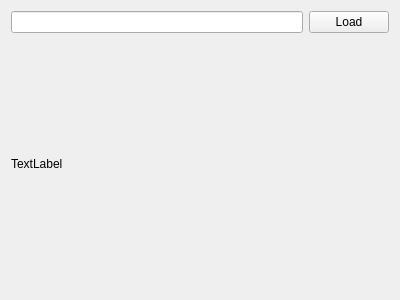
<?xml version="1.0" encoding="UTF-8"?>
<ui version="4.0">
 <class>Widget</class>
 <widget class="QWidget" name="Widget">
  <property name="geometry">
   <rect>
    <x>0</x>
    <y>0</y>
    <width>400</width>
    <height>300</height>
   </rect>
  </property>
  <property name="windowTitle">
   <string>Widget</string>
  </property>
  <layout class="QVBoxLayout" name="verticalLayout">
   <item>
    <layout class="QHBoxLayout" name="horizontalLayout">
     <item>
      <widget class="QLineEdit" name="pathLineEdit"/>
     </item>
     <item>
      <widget class="QPushButton" name="loadPushButton">
       <property name="text">
        <string>Load</string>
       </property>
      </widget>
     </item>
    </layout>
   </item>
   <item>
    <widget class="QLabel" name="showPicLabel">
     <property name="sizePolicy">
      <sizepolicy hsizetype="Expanding" vsizetype="Expanding">
       <horstretch>0</horstretch>
       <verstretch>0</verstretch>
      </sizepolicy>
     </property>
     <property name="text">
      <string>TextLabel</string>
     </property>
    </widget>
   </item>
  </layout>
 </widget>
 <layoutdefault spacing="6" margin="11"/>
 <resources/>
 <connections/>
</ui>
